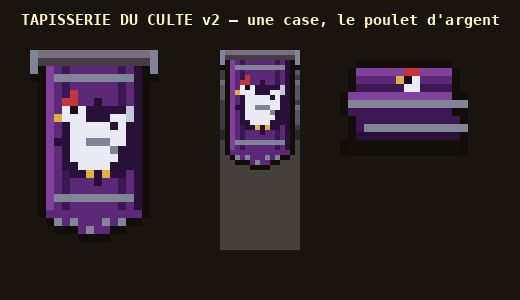

The script that saved this image:
"""Tapisserie du culte v2 (Thomas, 2026-11-24 : « réduis le rideau violet à une case de large ; remplace la lune par un
poulet »). Le culte maudit devient le CULTE DU POULET : une bannière violette d'une case (14 × 24), un poulet d'argent
dans le médaillon ; la même draperie pliée (16 × 12) au pied des coffres.

  python3 art/tapisserie_culte_v2.py          → art/tapisserie_culte_v2.png (planche)
  python3 art/tapisserie_culte_v2.py export   → src/render/sprites/culte.ts
"""
import os
import sys

sys.path.insert(0, os.path.dirname(os.path.abspath(__file__)))
from PIL import Image, ImageDraw  # noqa: E402

from pix import font, up  # noqa: E402
from dortoir_v2 import Sprite, C  # noqa: E402
from export_jeu_v4 import write  # noqa: E402
from tapisserie_culte_v1 import disk, wall_strip  # noqa: E402  (couleurs du v1 chargées)

C.update({"comb": (196, 52, 60, 255), "beak": (226, 176, 64, 255)})

BW, BH = 14, 24
CX, CY = 7, 10


def chicken(s, cx=CX, cy=CY):
    """Le poulet d'argent, de profil vers la gauche (9 × 9 environ) : corps rond, queue relevée, tête, crête, bec, patte."""
    # Corps.
    s.r(cx - 3, cy - 1, 6, 4, "moon").r(cx - 2, cy + 3, 4, 1, "moon").r(cx - 2, cy - 2, 4, 1, "moon")
    # Queue relevée, à droite.
    s.r(cx + 3, cy - 3, 1, 4, "moon").r(cx + 2, cy - 3, 1, 1, "moon").r(cx + 4, cy - 4, 1, 2, "sil")
    # Aile (un trait plus sombre).
    s.r(cx - 1, cy, 3, 1, "sil_d").p(cx + 2, cy + 1, "sil_d")
    # Cou et tête, à gauche.
    s.r(cx - 3, cy - 4, 2, 3, "moon").r(cx - 4, cy - 4, 1, 2, "moon")
    s.p(cx - 3, cy - 4, "pupil")  # œil
    # Crête rouge, bec jaune.
    s.p(cx - 4, cy - 5, "comb").p(cx - 3, cy - 5, "comb").p(cx - 3, cy - 6, "comb")
    s.p(cx - 5, cy - 3, "beak")
    # Pattes.
    s.p(cx - 1, cy + 4, "beak").p(cx + 1, cy + 4, "beak")
    return s


def banner():
    s = Sprite(16, BH)
    # Tringle sur toute la case, embouts.
    s.r(0, 0, 16, 2, "rod2").r(0, 0, 16, 1, "rod2_l").r(0, 0, 1, 3, "sil_d").r(15, 0, 1, 3, "sil_d")
    # Le tissu (12 de large), un pli de chaque côté.
    s.r(2, 2, 12, 18, "vio")
    s.r(2, 2, 1, 18, "vio_l").r(13, 2, 1, 18, "vio_dd").r(4, 2, 1, 18, "vio_d").r(11, 2, 1, 18, "vio_d")
    s.r(3, 3, 10, 1, "sil_d").r(3, 18, 10, 1, "sil_d")
    # Bas en pointe, franges.
    for i in range(12):
        depth = 3 - abs(i - 5.5) // 2
        s.r(2 + i, 20, 1, int(depth), "vio")
    for x in range(3, 13, 2):
        s.p(x, 20 + (1 if (x // 2) % 3 else 2), "sil_d")
    # Médaillon sombre et le poulet.
    disk(s, CX + 1, CY + 1, 5, "vio_dd")
    chicken(s, CX + 1, CY + 1)
    return s.done()


def folded():
    s = Sprite(16, 12)
    s.r(1, 10, 14, 2, (0, 0, 0, 70))
    s.r(2, 7, 13, 3, "vio_d").r(2, 9, 13, 1, "vio_dd").r(3, 8, 11, 1, "sil_d")
    s.r(1, 4, 13, 3, "vio").r(1, 6, 13, 1, "vio_d").r(1, 4, 13, 1, "vio_l")
    s.r(2, 1, 12, 3, "vio").r(2, 1, 12, 1, "vio_l").r(2, 3, 12, 1, "vio_d")
    s.r(1, 5, 13, 1, "sil_d")
    for x in (14, 15):
        s.p(x, 5, "sil_d").p(x, 8, "sil_d")
    # La tête du poulet qui dépasse du pli.
    s.r(8, 2, 2, 2, "moon").p(7, 2, "beak").p(9, 1, "comb").p(8, 1, "comb").p(8, 2, "pupil")
    return s.done()


def main():
    sheet = Image.new("RGB", (520, 300), (26, 20, 14))
    d = ImageDraw.Draw(sheet)
    d.text((260, 20), "TAPISSERIE DU CULTE v2 — une case, le poulet d'argent", fill=(255, 243, 200), font=font(15), anchor="mm")
    b = up(banner().img(), 8)
    sheet.paste(b, (30, 50), b)
    strip = wall_strip(1)
    strip.alpha_composite(banner().img(), (0, 0))
    st = up(strip, 5)
    sheet.paste(st, (220, 50), st)
    f = up(folded().img(), 8)
    sheet.paste(f, (340, 60), f)
    out = os.path.join(os.path.dirname(os.path.abspath(__file__)), "tapisserie_culte_v2.png")
    sheet.save(out)
    print("art/tapisserie_culte_v2.png", sheet.size)


if __name__ == "__main__":
    if len(sys.argv) > 1 and sys.argv[1] == "export":
        os.chdir(os.path.join(os.path.dirname(os.path.abspath(__file__)), ".."))
        write("src/render/sprites/culte.ts", "CULTE",
              "Tapisserie du culte du poulet v2 (art/tapisserie_culte_v2.png, Thomas 2026-11-24) : bannière d'une case et draperie pliée.",
              {"tapisserieCulte": banner().img(), "drapPlie": folded().img()})
    else:
        main()
